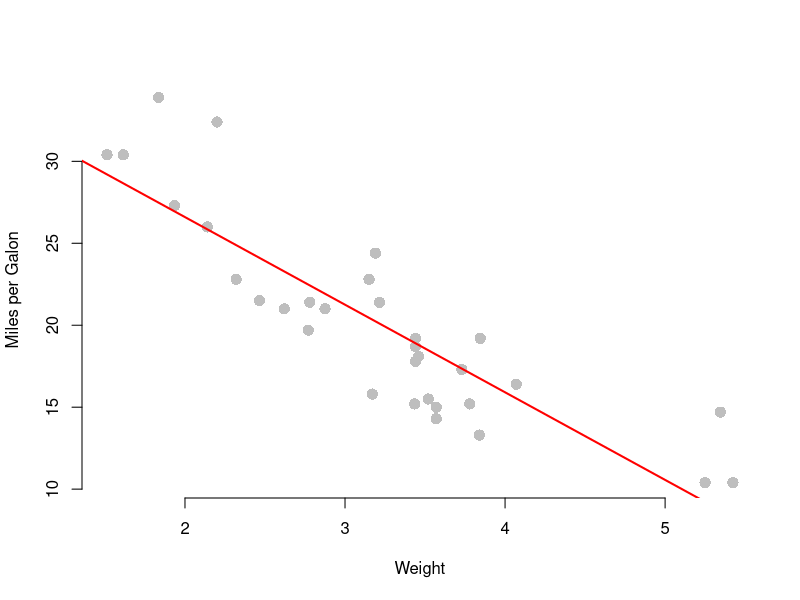

Source code (R):
## ---- chunk 1
knitr::opts_chunk$set(echo = FALSE)
## ---- chunk 2
head(mtcars)
## ---- chunk 3
plot(mtcars$wt,mtcars$mpg,xlab="Weight",ylab= 'Miles per Galon',
         cex=1.5,pch=16,bty="n",col='gray')
abline(lm(mtcars$mpg~mtcars$wt),col='red',lwd=2)
